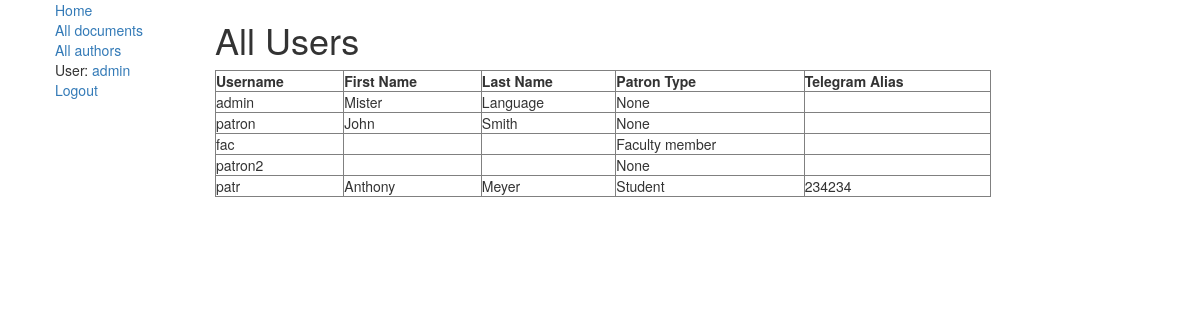
The page /library/users_list/ (signed in) on the database as committed earlier.
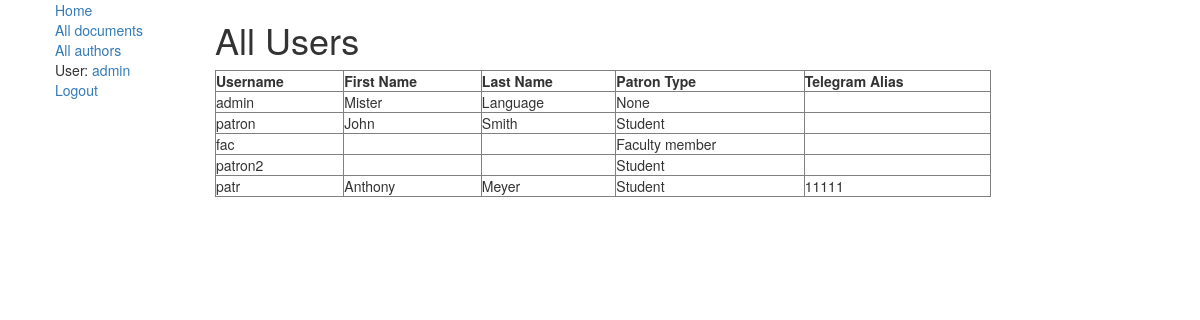
The same page on the database as committed later.
### library/models.py (models this page shows, shortened)
class PatronInfo(models.Model):
    user = models.OneToOneField(User, on_delete=models.SET_NULL, null=True, blank=True)
    phone_number = models.CharField(max_length=20)
    address = models.CharField(max_length=20)
    telegram = models.CharField(max_length=20, blank=True)
    patron_type = models.ForeignKey('PatronType', on_delete=models.SET_NULL, null=True)
    class Meta:
        verbose_name = "Patron's Information"
        verbose_name_plural = "Patrons' Information"

class PatronType(models.Model):
    title = models.CharField(max_length=100, blank=True)
    max_documents = models.IntegerField(help_text='Maximum number of days allowed', null=True)
    privileges = models.BooleanField(default=False)
    def __str__(self):
        return self.title

### library/views.py (the view)
def users_list(request):
    record = PatronInfo.objects.all()
    return render(request, 'library/patroninfo_list.html', context={'users': record})

### library/templates/library/patroninfo_list.html
{% extends "base_generic.html" %}
{% block content %}
{% if perms.library.change_wishlist %}
    <h1>All Users</h1>
      <table border="1" align="left" width="80%">
    <tr>
        <th> Username</th>
        <th> First Name </th>
        <th> Last Name </th>
        <th> Patron Type </th>
        <th> Telegram Alias </th>
    </tr>
    {% for record in users %}
        <tr>
            <td>{{ record.user.username }}  </td>
            <td>{{ record.user.first_name }}  </td>
            <td>{{ record.user.last_name }} </td>
            <td>{{ record.patron_type }} </td>
            <td>{{ record.telegram }}  </td>
        </tr>
    {% endfor %}
    </table>
{% else %} You are not allowed to be here
{% endif %}
{% endblock %}

Rows that differ between the two databases and show on the page:
changed PatronInfo "patron": patron_type "None" → "Student"
changed PatronInfo "patron2": patron_type "None" → "Student"
changed PatronInfo "patr": telegram "234234" → "11111"
